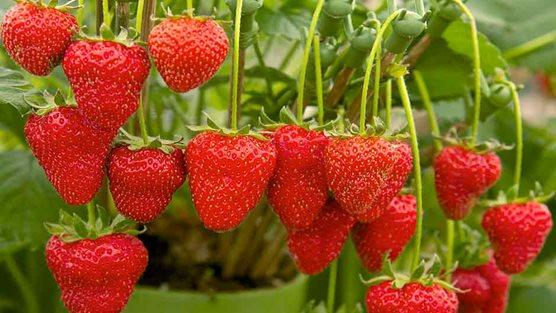
#> input picture TP5/frutillas1.jpg, 556 x 313 px
$ jupyter execute TP5.ipynb
#> lines starting #> are read from the running program, lines starting #| are printed output that depends on the picture
Para una imagen de su elección:
1. Construir un espacio de características basado en color
2. Construir un espacio de características basado en color y posición.
Ejemplo: 𝑋 ത = (𝑅, 𝐺, 𝐵, 𝑥, 𝑦) (pueden experimentar con otros espacios de
color o usar escala de grises)
3. Graficar la distribución de características para ambos espacios
4. Obtener la imagen posterizada y las mascaras correspondientes a cada
clase, utilizando k-means con asignación aleatoria de centroides, para
ambos espacios de características
5. Comparar todos los resultados obtenidos

[cell 1]
import numpy as np
import cv2 as cv
import matplotlib.pyplot as plt
from mpl_toolkits.mplot3d import Axes3D
from matplotlib import cm
from matplotlib import colors

[cell 2]
imagen = cv.imread('frutillas1.jpg')
#> imagen is the input picture: shape (313, 556, 3); mean B, G, R 34.5, 90.3, 140.7
imagen_RGB = cv.cvtColor(imagen,cv.COLOR_BGR2RGB)
imagen_HSV = cv.cvtColor(imagen,cv.COLOR_BGR2HSV)
#> imagen_HSV: shape (313, 556, 3); mean H, S, V 29.2, 202.8, 149.2

figura = plt.figure(figsize = (15,15))
ax1 = figura.add_subplot(1, 2, 1)
ax1.imshow(imagen_RGB)
ax1.set_title('Imagen original'.format(imagen_RGB))
ax2 = figura.add_subplot(1, 2, 2)
ax2.imshow(imagen_HSV)
ax2.set_title('Imagen HSV'.format(imagen_HSV))
plt.show()

print('Tamaño imagen RGB:',imagen_RGB.shape)
#| Tamaño imagen RGB: (313, 556, 3)
print('Tamaño imagen HSV:',imagen_HSV.shape)
#| Tamaño imagen HSV: (313, 556, 3)

[cell 3]
imgLab = cv.cvtColor(imagen, cv.COLOR_BGR2Lab)
#> imgLab: shape (313, 556, 3); mean of channels 0, 1, 2 116.8, 140.3, 169.5
figura = plt.figure(figsize = (15,15))
ax1 = figura.add_subplot(1, 2, 1)
ax1.imshow(imagen_RGB)
ax1.set_title('Imagen original'.format(imagen_RGB))
ax2 = figura.add_subplot(1, 2, 2)
ax2.imshow(imgLab)
ax2.set_title('Imagen CIELab'.format(imgLab))
plt.show()

[cell 4]
img_gray = cv.cvtColor(imagen_RGB, cv.COLOR_RGB2GRAY)
figura = plt.figure(figsize = (15,15))
ax1 = figura.add_subplot(1, 2, 1)
ax1.imshow(imagen_RGB)
ax1.set_title('Imagen original'.format(imagen_RGB))
ax2 = figura.add_subplot(1, 2, 2)
ax2.imshow(img_gray,cmap='gray')
ax2.set_title('Imagen Gray'.format(img_gray))
plt.show()

[cell 5]
x = np.repeat(np.arange(1,img_gray.shape[1]+1,1).reshape(1,img_gray.shape[1]), img_gray.shape[0], axis = 0)
y = np.repeat(np.arange(1,img_gray.shape[0]+1,1).reshape(img_gray.shape[0],1), img_gray.shape[1], axis = 1)

cord_gray_xy = np.stack((img_gray/255, x/x.max(), y/y.max()), axis = 2)

[cell 6]
print('Imagen Gray con X-Y: ',cord_gray_xy.shape)
#| Imagen Gray con X-Y:  (313, 556, 3)

[cell 7]
H, S, V = cv.split(imagen_HSV)
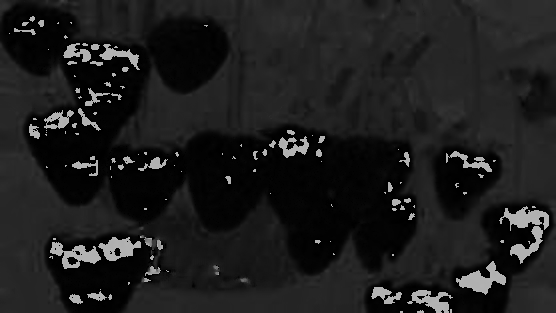
#> H: shape (313, 556); min 0, max 179, mean 29.2
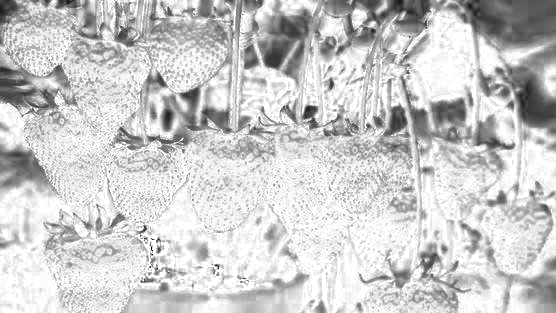
#> S: shape (313, 556); min 0, max 255, mean 202.8
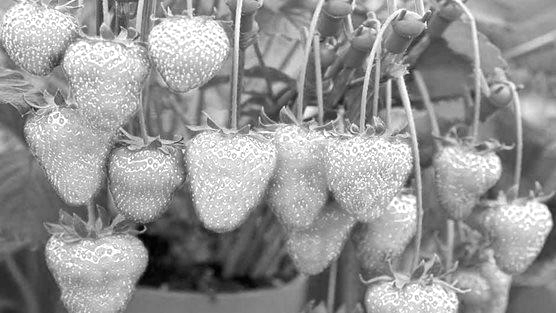
#> V: shape (313, 556); min 0, max 255, mean 149.2
fig = plt.figure(figsize = (15,15))
axis = fig.add_subplot(1,3,1, projection="3d")
pixel_colors = imagen_HSV.reshape((np.shape(imagen_HSV)[0]*np.shape(imagen_HSV)[1], 3))
norm = colors.Normalize(vmin=-1,vmax=1)
norm.autoscale(pixel_colors)
pixel_colors = norm(pixel_colors).tolist()
#> pixel_colors = 174028 items
axis.scatter(H.flatten(), S.flatten(), V.flatten(), facecolors=pixel_colors, marker="*")
axis.set_xlabel("Canal H", fontsize = 8)
axis.set_ylabel("Canal S", fontsize = 8)
axis.set_zlabel("Canal V", fontsize = 8)
axis.set_title("HSV", fontsize = 10)

L, A, B = cv.split(imgLab)
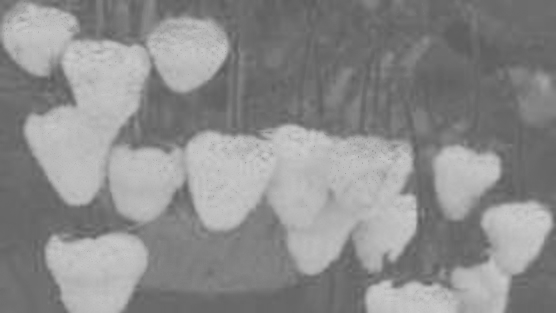
#> A: shape (313, 556); min 90, max 205, mean 140.3
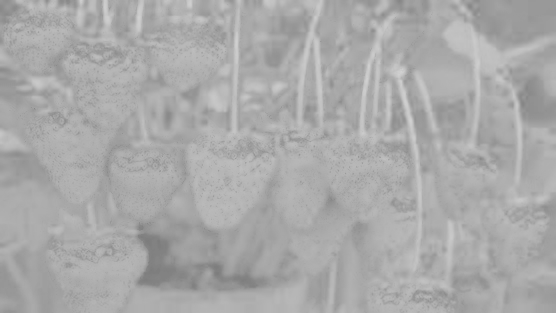
#> B: shape (313, 556); min 124, max 210, mean 169.5
axis = fig.add_subplot(1,3,2, projection="3d")
pixel_colors = imgLab.reshape((np.shape(imgLab)[0]*np.shape(imgLab)[1], 3))
norm = colors.Normalize(vmin=-1,vmax=1)
norm.autoscale(pixel_colors)
pixel_colors = norm(pixel_colors).tolist()
axis.scatter(L.flatten(), A.flatten(), B.flatten(), facecolors=pixel_colors, marker="*")
axis.set_xlabel("Canal L", fontsize = 8)
axis.set_ylabel("Canal A", fontsize = 8)
axis.set_zlabel("Canal B", fontsize = 8)
axis.set_title("LAB", fontsize = 10)

g, x, y = cv.split(cord_gray_xy)
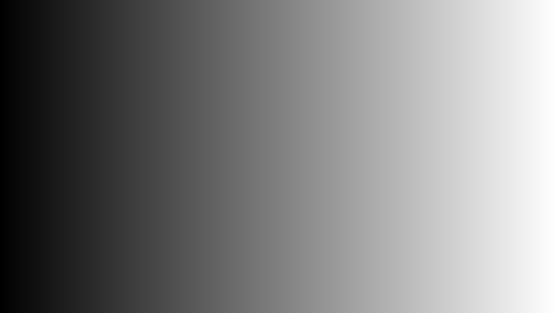
#> x: shape (313, 556) float64; min 0.0018, max 1, mean 0.501
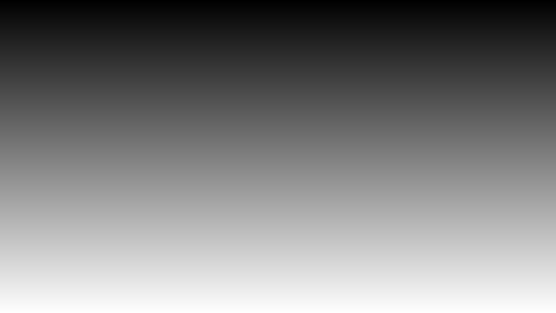
#> y: shape (313, 556) float64; min 0.00319, max 1, mean 0.502
axis = fig.add_subplot(1,3,3, projection="3d")
pixel_colors = cord_gray_xy.reshape((np.shape(cord_gray_xy)[0]*np.shape(cord_gray_xy)[1], 3))
norm = colors.Normalize(vmin=-1,vmax=1)
norm.autoscale(pixel_colors)
pixel_colors = norm(pixel_colors).tolist()
axis.scatter(g.flatten(), x.flatten(), y.flatten(), facecolors=pixel_colors, marker="*")
axis.set_xlabel("Canal G", fontsize = 8)
axis.set_ylabel("Canal X", fontsize = 8)
axis.set_zlabel("Canal Y", fontsize = 8)
axis.set_title("GXY", fontsize = 10)
plt.show()
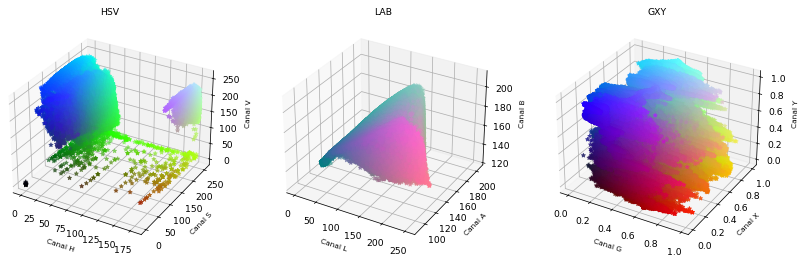
#> figure drawn by matplotlib, 3 panels

[cell 8]
print('Tamaño imagen HSV:',imagen_HSV.shape)
#| Tamaño imagen HSV: (313, 556, 3)

[cell 9]
#Defino dimensión del espacio features

features_HSV=imagen_HSV.reshape(-1,3)
features_LAB=imgLab.reshape(-1,3)
print('Forma features HSV:',features_HSV.shape)
#| Forma features HSV: (174028, 3)
print('Forma features LAB:',features_LAB.shape)
#| Forma features LAB: (174028, 3)

[cell 10]
features_HSV = np.float32(features_HSV)
K = 3 # cantidad de clusters
criterios_HSV = (cv.TERM_CRITERIA_MAX_ITER + cv.TERM_CRITERIA_EPS, 20, 1.0)
compact_HSV, label_HSV, color_clusters_HSV= cv.kmeans(features_HSV, K, None, criterios_HSV, 20, cv.KMEANS_RANDOM_CENTERS)
#> compact_HSV = 507463140.4; color_clusters_HSV = [[55.86, 135.6, 173], [30.66, 231.4, 98.32], [7.38, 220.3, 190.9]]
color_clusters_HSV = np.uint8(color_clusters_HSV)
#> color_clusters_HSV = [[55, 135, 173], [30, 231, 98], [7, 220, 190]]
print(f'Centroides HSV: \n {color_clusters_HSV} \n')
#| Centroides HSV:
#|  [[ 55 135 173]
#|  [ 30 231  98]
#|  [  7 220 190]]

compact_HSV = np.uint8(compact_HSV)
#> compact_HSV = 228
print('Compactación HSV: \n {} \n'.format(compact_HSV))
#| Compactación HSV:
#|  228
label_HSV[:4]
#> Out = [0, 0, 0, 0]

[cell 11]
features_LAB = np.float32(features_LAB)
K = 3 # cantidad de clusters
opciones_LAB = (cv.TERM_CRITERIA_MAX_ITER + cv.TERM_CRITERIA_EPS, 20, 1.0)
compact_LAB, label_LAB, color_clusters_LAB= cv.kmeans(features_LAB, K, None, opciones_LAB, 20, cv.KMEANS_RANDOM_CENTERS)
#> compact_LAB = 161159962.2; color_clusters_LAB = [[161.9, 113.8, 171.4], [88.32, 116.5, 165.3], [109.4, 183.8, 172]]
color_clusters_LAB = np.uint8(color_clusters_LAB)
#> color_clusters_LAB = [[161, 113, 171], [88, 116, 165], [109, 183, 172]]
print(f'Centroides LAB: \n {color_clusters_LAB} \n')
#| Centroides LAB:
#|  [[161 113 171]
#|  [ 88 116 165]
#|  [109 183 172]]

compact_LAB = np.uint8(compact_LAB)
#> compact_LAB = 26
print('Compactación LAB: \n {} \n'.format(compact_LAB))
#| Compactación LAB:
#|  26
label_LAB[:4]
#> Out = [0, 0, 0, 0]

[cell 12]
resultado_HSV = color_clusters_HSV[label_HSV.flatten()]
resultado_HSV = resultado_HSV.reshape((imagen_HSV.shape))
#> resultado_HSV: shape (313, 556, 3); mean H, S, V 28.6, 202.4, 148.8
resultado_LAB = color_clusters_LAB[label_LAB.flatten()]
resultado_LAB = resultado_LAB.reshape((imgLab.shape))
#> resultado_LAB: shape (313, 556, 3); mean of channels 0, 1, 2 116.2, 139.6, 169.2

figura = plt.figure(figsize = (15,15))
ax1 = figura.add_subplot(1, 2, 1)
ax1.imshow(resultado_HSV)
ax1.set_title('Posterizado HSV'.format(resultado_HSV))
ax2 = figura.add_subplot(1, 2, 2)
ax2.imshow(resultado_LAB)
ax2.set_title('Posterizado LAB'.format(resultado_LAB))

[cell 13]
print('Imagen Gray con X-Y: ',cord_gray_xy.shape)
#| Imagen Gray con X-Y:  (313, 556, 3)

[cell 14]
#Defino dimensión del espacio features

features_Gray=cord_gray_xy.reshape(-1,3)
print('Forma features Gray_XY:',features_Gray.shape)
#| Forma features Gray_XY: (174028, 3)

[cell 15]
features_Gray = np.float32(features_Gray)
criteria = (cv.TERM_CRITERIA_MAX_ITER + cv.TERM_CRITERIA_EPS, 10, 1.0)
K = 3
compact_gray, label_gray, clusters_gray = cv.kmeans(features_Gray, K, None, criteria, 10, cv.KMEANS_RANDOM_CENTERS)
#> compact_gray = 17542.5; clusters_gray = [[0.517, 0.452, 0.196], [0.399, 0.867, 0.666], [0.293, 0.38, 0.648]]
x=x*255
x=np.int64(x)
normaliz = np.array([255, x.max(), y.max()])
#> normaliz = [255, 255, 1]
#print(WW)
clusters_gray = np.uint(clusters_gray*normaliz)
#> clusters_gray = [[131, 115, 0], [101, 221, 0], [74, 96, 0]]
print(f'Centroides: \n {clusters_gray} \n')
#| Centroides:
#|  [[131 115   0]
#|  [101 221   0]
#|  [ 74  96   0]]

compact_gray = np.uint8(compact_gray)
#> compact_gray = 134
print('Compactación: \n {} \n'.format(compact_gray))
#| Compactación:
#|  134
label_gray[:4]
#> Out = [0, 0, 0, 0]

[cell 16]
resultado_gray = clusters_gray[label_gray.flatten()]
resultado_gray = resultado_gray.reshape((cord_gray_xy.shape))
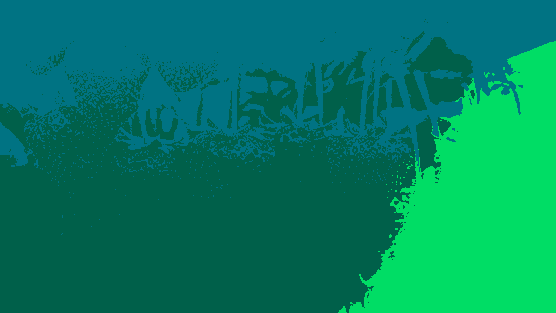
#> resultado_gray: shape (313, 556, 3) uint64; mean of channels 0, 1, 2 98.3, 127.2, 0; drawn as B, G, R
figura = plt.figure(figsize = (10,10))
ax = figura.add_subplot(1, 1, 1)
ax.imshow(resultado_gray,cmap='gray')
ax.set_title('Posterizado gray'.format(resultado_gray))
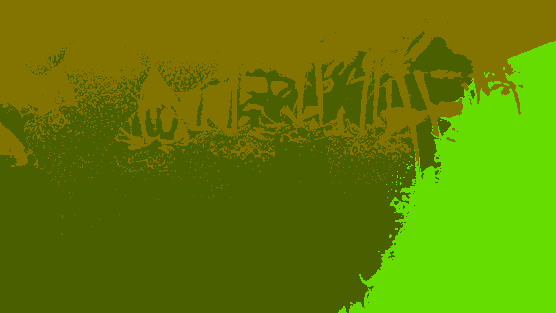
#> shown: shape (313, 556, 3); mean R, G, B 98.3, 127.2, 0
